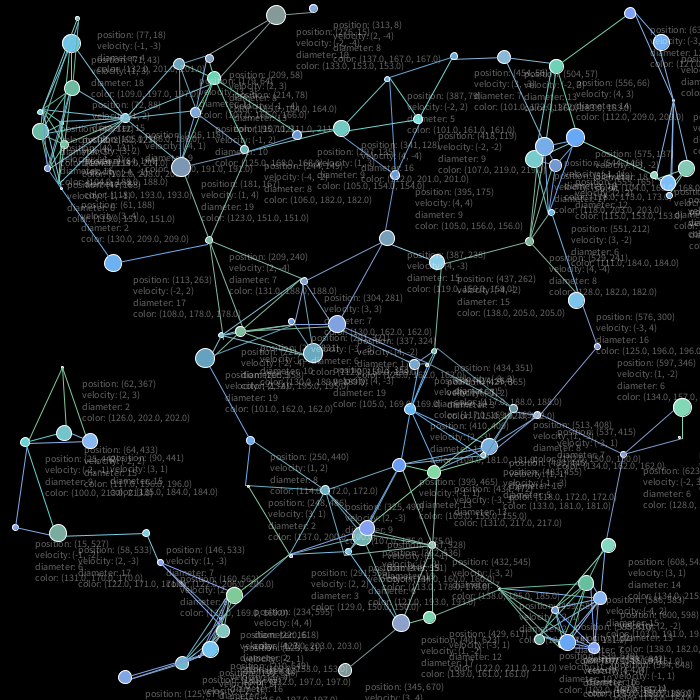
Frame 1 (no input)
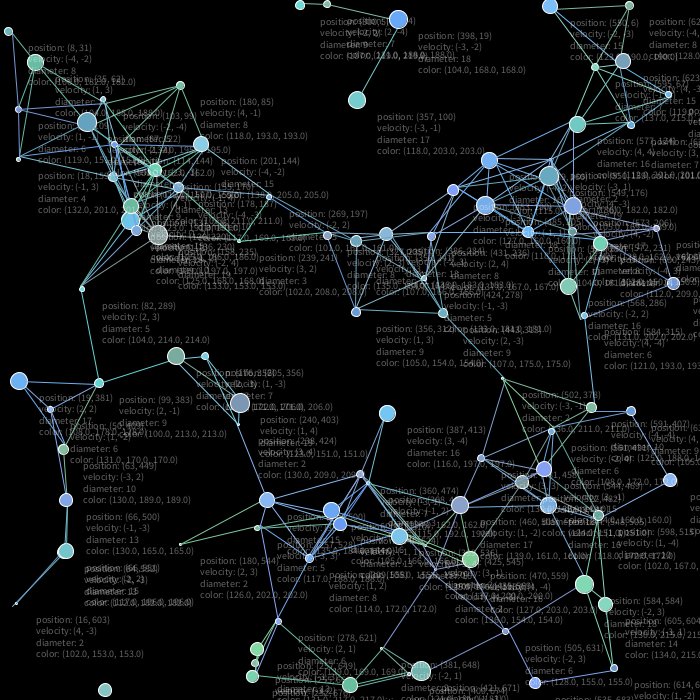
Frame 60 (the mouse pressed at the canvas centre just before this capture)
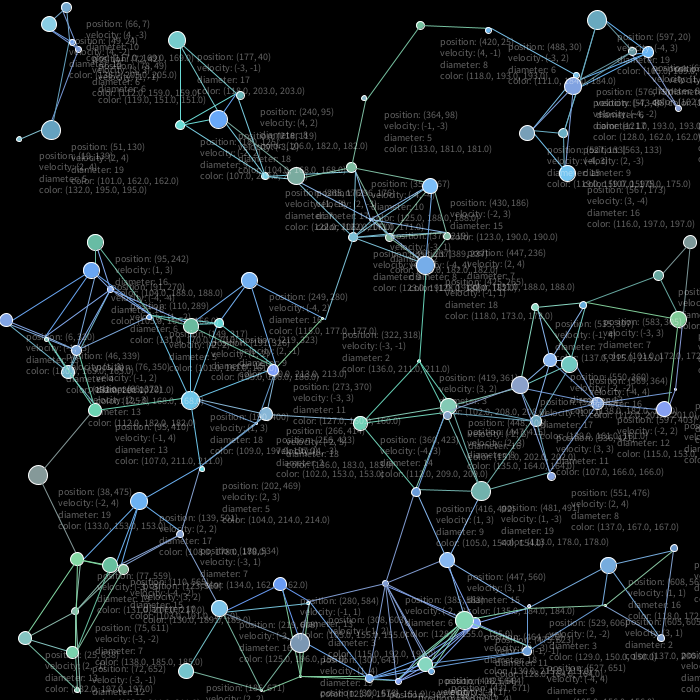
Frame 120 (the mouse held since frame 60 and released just before this capture)

The Processing sketch that drew these frames (run headless with seeded random() and noise(); from frame 60 on, the mouse is pressed at the canvas centre):

// Processing sketch: animationConnect
// ── animationConnect.pde
int n = 100;
int[] x = new int[n];
int[] y = new int[n];
int[] d = new int[n];
int[] vx = new int[n];
int[] vy = new int[n];
color[] c = new color[n];

void setup() {
    size(700, 700);
    for (int i = 0; i < x.length; i++) {
        d[i] = (int)random(2, 20);
        x[i] = (int)random(d[i] / 2, width - d[i] / 2);
        y[i] = (int)random(d[i] / 2, height - d[i] / 2);
        while (vx[i] == 0)
            vx[i] = (int)random(-5, 5);
        while (vy[i] == 0)
            vy[i] = (int)random(-5, 5);
        c[i] = color(random(100, 140), random(150, 220), random(150, 250));
    }
    textSize(10);
}

void draw() {
    background(0);
    for (int i = 0; i < x.length; i++) {
        pingpong(i);
        connect(i);
        info(i);
    }
}

void pingpong(int i) {
    if (x[i] >= width - d[i] / 2 || x[i] <= d[i] / 2)
        vx[i] = -vx[i];
    if (y[i] >= height - d[i] / 2 || y[i] <= d[i] / 2)
        vy[i] = -vy[i];
    x[i] += vx[i];
    y[i] +=vy[i];
    
    fill(c[i]);
    stroke(255);
    ellipse(x[i], y[i], d[i], d[i]);
}

void info(int i) {
    String s;
    s = "position: (" + x[i] + ", " + y[i] + ")";
    s += '\n' + "velocity: (" + vx[i] + ", " + vy[i] + ")";
    s += '\n' + "diameter: " + d[i];
    s += '\n' + "color: (" + red(c[i]) + ", " + green(c[i]) + ", " + green(c[i]) + ")";
    fill(255, 100);
    text(s, x[i] + 20, y[i] + 20);
}

void connect(int i) {
    stroke(c[i]);
    for (int j = 0; j < n; j++) {
        if (i != j && i < j) {
            if (dist(x[i], y[i], x[j], y[j]) <= 100)
                line(x[i], y[i], x[j], y[j]);
        }
    }
}
